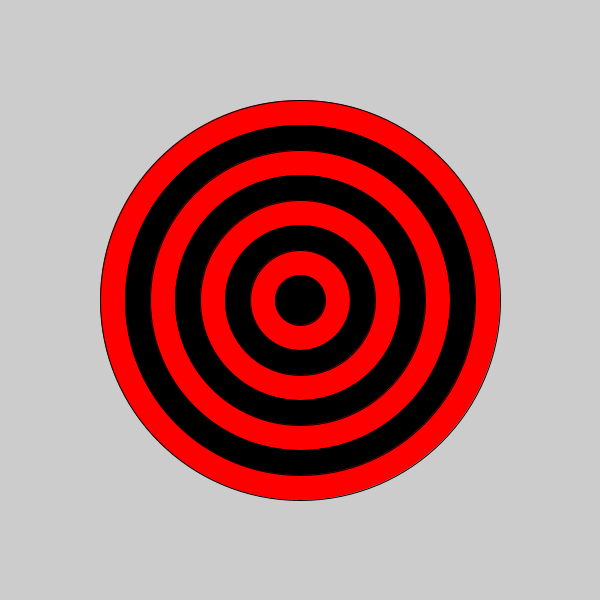
Frame 1 (no input)
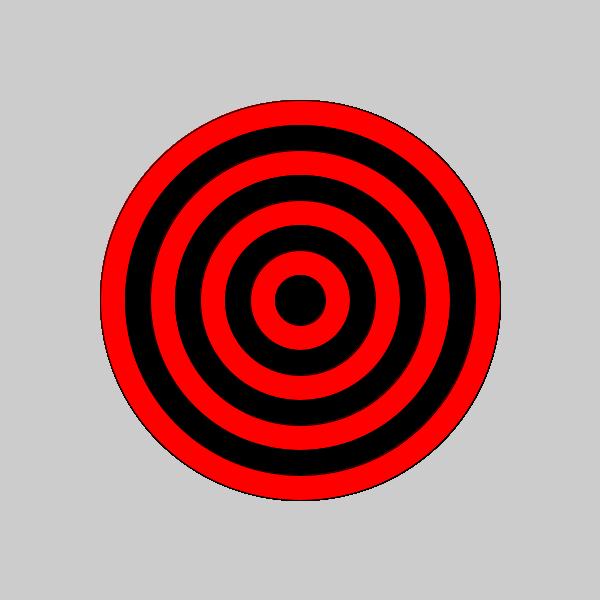
Frame 60 (the mouse pressed at the canvas centre just before this capture)
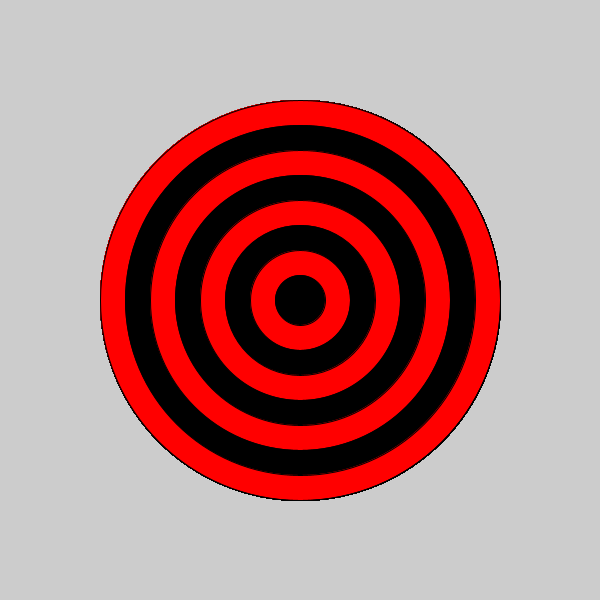
Frame 120 (the mouse held since frame 60 and released just before this capture)

The Processing sketch that drew these frames (run headless with seeded random() and noise(); from frame 60 on, the mouse is pressed at the canvas centre):

// Processing sketch: sketch_190303a
// ── sketch_190303a.pde
void setup(){
  size(600, 600);
}
void draw(){
  for(int i=8; i>0; i--){
  if(i%2==0){
  fill(#FF0000);}
  else{
  fill(#000000);
}
ellipse(300, 300, i*50, i*50);
}
}
